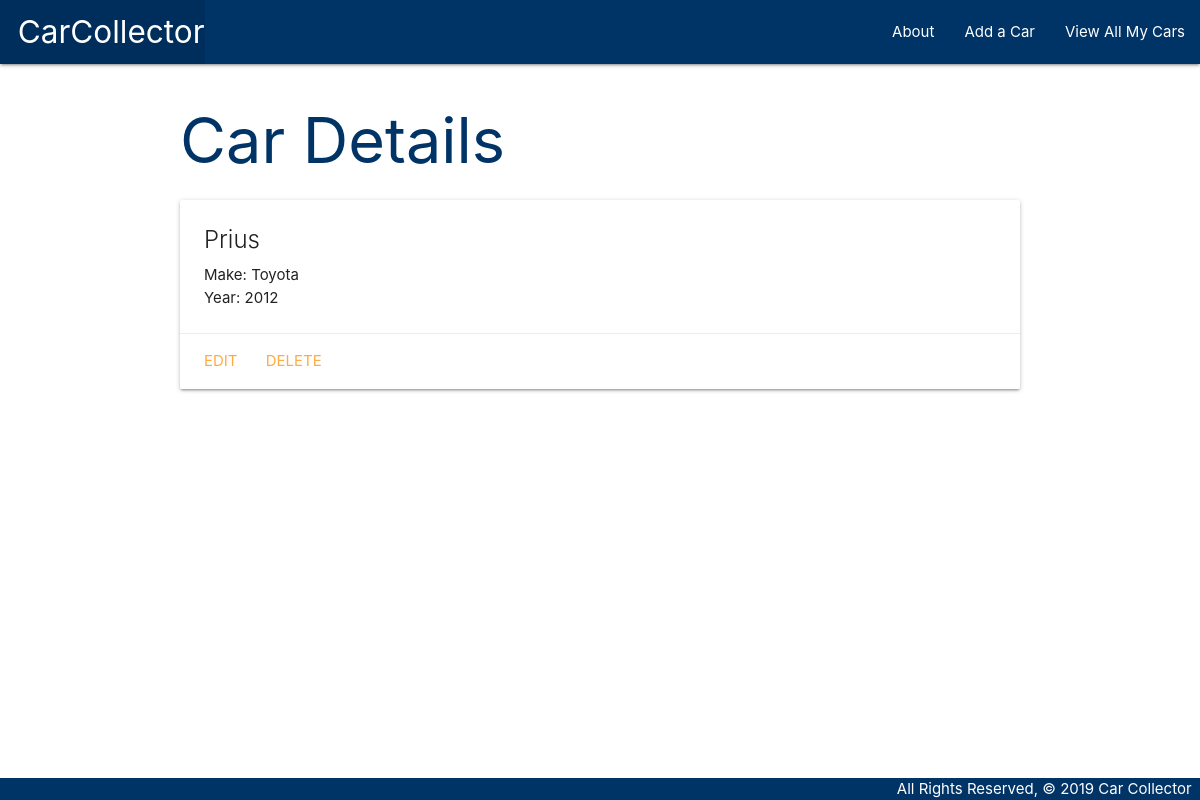
/cars/5/, run on the app's committed database.
### main_app/models.py (models this page shows, shortened)
class Car(models.Model):
    make = models.CharField(max_length=50)
    model = models.CharField(max_length=50)
    year = models.IntegerField()

### main_app/views.py (the view)
# urls.py: path('cars/<int:car_id>/', views.cars_detail, name='detail'),
def cars_detail(request, car_id):
    car = Car.objects.get(id=car_id)
    return render(request, 'cars/detail.html', { 'car': car })

### main_app/templates/cars/detail.html
{% extends 'base.html' %}
{% block content %}
<h1>Car Details</h1>
<div class="card">
  <div class="card-content">
    <span class="card-title">{{ car.model }}</span>
    <p>Make: {{ car.make }}</p>
    <p>Year: {{ car.year }}</p>
  </div>
  <div class="card-action">
    <a href="{% url 'cars_update' car.id %}">Edit</a>
    <a href="{% url 'cars_delete' car.id %}">Delete</a>
  </div>
</div>
{% endblock %}

### main_app/static/css/style.css (style rules this page uses)
h1, h2 { color: #003366 }
body { display: flex; min-height: 100vh; flex-direction: column; }

### data on the page
Car: model "Prius", make "Toyota", year "2012"
